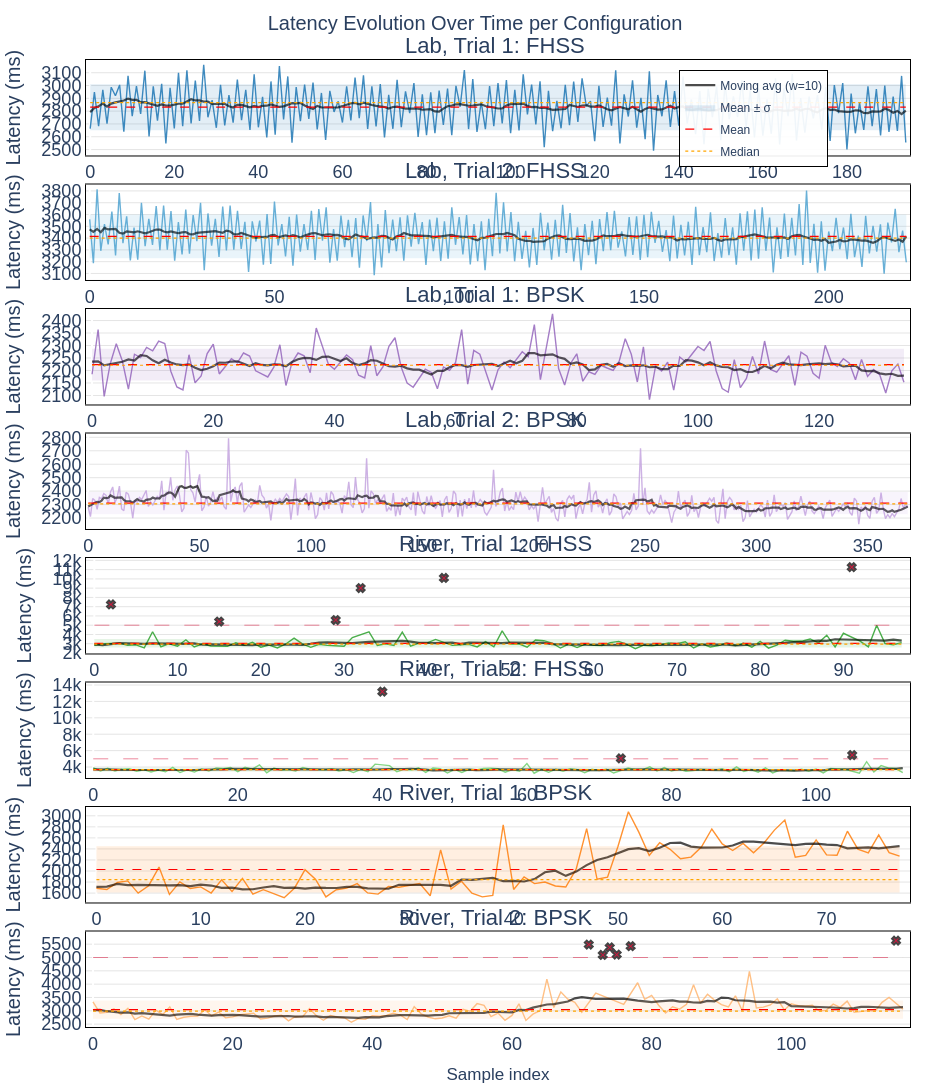

Notebook cell for this chart:
### Code cell
import math
import pandas as pd
from plotly.subplots import make_subplots
import plotly.graph_objects as go


def nice_dtick(values, target_ticks=6):
    vmin, vmax = min(values), max(values)
    span = vmax - vmin if vmax > vmin else 1
    raw  = span / target_ticks
    mag  = 10 ** math.floor(math.log10(raw))
    norm = raw / mag
    if   norm < 1.5: nice = 1
    elif norm < 3:   nice = 2
    elif norm < 7:   nice = 5
    else:            nice = 10
    return nice * mag


fig = make_subplots(
    rows=len(labels), cols=1,
    shared_xaxes=False,
    subplot_titles=[l.replace("\n", " ") for l in labels],
    vertical_spacing=0.03,
)

for i, l in enumerate(labels, start=1):
    m = metrics[l]

    # ── Reconstruct full x-axis (original packet indices) ────────────────────
    full_len      = m["lat_full_len"]
    full_x        = np.arange(full_len)

    # Cleaned latency placed at their original positions
    outlier_idx   = set(m["outlier_indices"])
    clean_indices = [j for j in range(full_len) if j not in outlier_idx]
    lat_clean     = m["latency_vals"]                   # already cleaned array

    # Outlier positions and values
    out_x         = m["outlier_indices"]
    out_y         = m["outlier_latency_vals_ms"]

    # Moving average on cleaned values only (indexed at clean positions)
    window      = 10
    moving_avg  = (
        pd.Series(lat_clean)
        .rolling(window=window, center=True, min_periods=1)
        .mean()
        .values
    )

    upper = np.full(len(clean_indices), m["lat_mean"] + m["lat_std"])
    lower = np.full(len(clean_indices), m["lat_mean"] - m["lat_std"])

    cx = np.array(clean_indices)

    # ── Raw latency (cleaned) ─────────────────────────────────────────────────
    fig.add_trace(go.Scatter(
        x=cx, y=lat_clean,
        mode="lines",
        line=dict(color=COLORS[i - 1], width=1.4),
        opacity=0.85,
        name=l.replace("\n", " "),
        showlegend=False,
    ), row=i, col=1)

    # ── Moving average ────────────────────────────────────────────────────────
    fig.add_trace(go.Scatter(
        x=cx, y=moving_avg,
        mode="lines",
        line=dict(color="black", width=2.2),
        opacity=0.7,
        name="Moving avg (w=10)" if i == 1 else None,
        showlegend=(i == 1),
        legendgroup="mavg",
    ), row=i, col=1)

    # ── Mean ± σ band ─────────────────────────────────────────────────────────
    fig.add_trace(go.Scatter(
        x=np.concatenate([cx, cx[::-1]]),
        y=np.concatenate([upper, lower[::-1]]),
        fill="toself",
        fillcolor=(
            f"rgba("
            f"{int(COLORS[i-1][1:3], 16)},"
            f"{int(COLORS[i-1][3:5], 16)},"
            f"{int(COLORS[i-1][5:7], 16)},"
            f"0.12)"
        ),
        line=dict(color="rgba(0,0,0,0)"),
        name="Mean ± σ" if i == 1 else None,
        showlegend=(i == 1),
        legendgroup="std",
    ), row=i, col=1)

    # ── Mean line ─────────────────────────────────────────────────────────────
    fig.add_trace(go.Scatter(
        x=[0, full_len - 1],
        y=[m["lat_mean"], m["lat_mean"]],
        mode="lines",
        line=dict(color="red", dash="dash", width=1.2),
        name="Mean" if i == 1 else None,
        showlegend=(i == 1),
        legendgroup="mean",
    ), row=i, col=1)

    # ── Median line ───────────────────────────────────────────────────────────
    fig.add_trace(go.Scatter(
        x=[0, full_len - 1],
        y=[m["lat_median"], m["lat_median"]],
        mode="lines",
        line=dict(color="orange", dash="dot", width=1.2),
        name="Median" if i == 1 else None,
        showlegend=(i == 1),
        legendgroup="median",
    ), row=i, col=1)

    # ── Outlier threshold line ────────────────────────────────────────────────
    if len(out_x) > 0:
        fig.add_trace(go.Scatter(
            x=[0, full_len - 1],
            y=[LATENCY_OUTLIER_MS, LATENCY_OUTLIER_MS],
            mode="lines",
            line=dict(color="crimson", dash="longdash", width=1.0),
            opacity=0.5,
            name=f"Outlier threshold ({LATENCY_OUTLIER_MS//1000} s)" if i == 1 else None,
            showlegend=(i == 1),
            legendgroup="thresh",
        ), row=i, col=1)

        # ── Outlier markers (X) ───────────────────────────────────────────────
        fig.add_trace(go.Scatter(
            x=out_x,
            y=out_y,
            mode="markers",
            marker=dict(
                symbol="x",
                size=7,
                color="crimson",
                line=dict(width=2),
            ),
            name=f"Outliers (>{LATENCY_OUTLIER_MS//1000} s)" if i == 1 else None,
            showlegend=(i == 1),
            legendgroup="outliers",
            hovertemplate="Sample %{x}<br>Latency: %{y:.0f} ms<extra></extra>",
        ), row=i, col=1)

    # ── Axes ──────────────────────────────────────────────────────────────────
    fig.update_yaxes(
        title_text="Latency (ms)",
        title_font=dict(size=20),
        gridcolor="#e5e5e5",
        linecolor="black",
        mirror=True,
        dtick=nice_dtick(
            np.concatenate([lat_clean, out_y]) if len(out_y) > 0 else lat_clean
        ),
        tickfont=dict(size=18),
        row=i, col=1,
    )
    fig.update_xaxes(
        title_text="Sample index" if i == len(labels) else None,
        showgrid=False,
        linecolor="black",
        mirror=True,
        tickfont=dict(size=18),
        range=[-1, full_len],
        row=i, col=1,
    )

# ── Global layout ─────────────────────────────────────────────────────────────
fig.update_layout(
    title=dict(
        text="Latency Evolution Over Time per Configuration",
        font=dict(size=20),
        x=0.5, xanchor="center",
    ),
    height=300 * len(labels),
    width=950,
    plot_bgcolor="white",
    paper_bgcolor="white",
    font=dict(family="Arial, sans-serif", size=14),
    margin=dict(l=70, r=40, t=60, b=60),
    legend=dict(
        x=0.72, y=0.99,
        bgcolor="rgba(255,255,255,0.92)",
        bordercolor="black",
        borderwidth=1,
        font=dict(size=12),
        tracegroupgap=3,
    ),
)

fig.update_annotations(font=dict(size=22))

save_fig(fig, "latency_time")
fig.show()

### Figure 1 — Plotly figure (JSON) as saved in the notebook; plotly's stock layout.template omitted (floating-point values rounded to 4 significant figures; data arrays with more than 128 entries replaced by an {"elided": "..."} marker saying what was removed)
{"data": [{"line": {"color": "#1f77b4", "width": 1.4}, "mode": "lines", "name": "Lab, Trial 1: FHSS ", "opacity": 0.85, "showlegend": false, "type": "scatter", "x": {"elided": "195 int values"}, "xaxis": "x", "y": {"elided": "195 float values"}, "yaxis": "y"}, {"legendgroup": "mavg", "line": {"color": "black", "width": 2.2}, "mode": "lines", "name": "Moving avg (w=10)", "opacity": 0.7, "showlegend": true, "type": "scatter", "x": {"elided": "195 int values"}, "xaxis": "x", "y": {"elided": "195 float values"}, "yaxis": "y"}, {"fill": "toself", "fillcolor": "rgba(31,119,180,0.12)", "legendgroup": "std", "line": {"color": "rgba(0,0,0,0)"}, "name": "Mean ± σ", "showlegend": true, "type": "scatter", "x": {"elided": "390 int values"}, "xaxis": "x", "y": {"elided": "390 float values"}, "yaxis": "y"}, {"legendgroup": "mean", "line": {"color": "red", "dash": "dash", "width": 1.2}, "mode": "lines", "name": "Mean", "showlegend": true, "type": "scatter", "x": [0, 194], "xaxis": "x", "y": [2831.0, 2831.0], "yaxis": "y"}, {"legendgroup": "median", "line": {"color": "orange", "dash": "dot", "width": 1.2}, "mode": "lines", "name": "Median", "showlegend": true, "type": "scatter", "x": [0, 194], "xaxis": "x", "y": [2867, 2867], "yaxis": "y"}, {"line": {"color": "#4fa3d1", "width": 1.4}, "mode": "lines", "name": "Lab, Trial 2: FHSS ", "opacity": 0.85, "showlegend": false, "type": "scatter", "x": {"elided": "222 int values"}, "xaxis": "x2", "y": {"elided": "222 float values"}, "yaxis": "y2"}, {"legendgroup": "mavg", "line": {"color": "black", "width": 2.2}, "mode": "lines", "opacity": 0.7, "showlegend": false, "type": "scatter", "x": {"elided": "222 int values"}, "xaxis": "x2", "y": {"elided": "222 float values"}, "yaxis": "y2"}, {"fill": "toself", "fillcolor": "rgba(79,163,209,0.12)", "legendgroup": "std", "line": {"color": "rgba(0,0,0,0)"}, "showlegend": false, "type": "scatter", "x": {"elided": "444 int values"}, "xaxis": "x2", "y": {"elided": "444 float values"}, "yaxis": "y2"}, {"legendgroup": "mean", "line": {"color": "red", "dash": "dash", "width": 1.2}, "mode": "lines", "showlegend": false, "type": "scatter", "x": [0, 221], "xaxis": "x2", "y": [3414.0, 3414.0], "yaxis": "y2"}, {"legendgroup": "median", "line": {"color": "orange", "dash": "dot", "width": 1.2}, "mode": "lines", "showlegend": false, "type": "scatter", "x": [0, 221], "xaxis": "x2", "y": [3400, 3400], "yaxis": "y2"}, {"line": {"color": "#9467bd", "width": 1.4}, "mode": "lines", "name": "Lab, Trial 1: BPSK ", "opacity": 0.85, "showlegend": false, "type": "scatter", "x": {"elided": "135 int values"}, "xaxis": "x3", "y": {"elided": "135 float values"}, "yaxis": "y3"}, {"legendgroup": "mavg", "line": {"color": "black", "width": 2.2}, "mode": "lines", "opacity": 0.7, "showlegend": false, "type": "scatter", "x": {"elided": "135 int values"}, "xaxis": "x3", "y": {"elided": "135 float values"}, "yaxis": "y3"}, {"fill": "toself", "fillcolor": "rgba(148,103,189,0.12)", "legendgroup": "std", "line": {"color": "rgba(0,0,0,0)"}, "showlegend": false, "type": "scatter", "x": {"elided": "270 int values"}, "xaxis": "x3", "y": {"elided": "270 float values"}, "yaxis": "y3"}, {"legendgroup": "mean", "line": {"color": "red", "dash": "dash", "width": 1.2}, "mode": "lines", "showlegend": false, "type": "scatter", "x": [0, 134], "xaxis": "x3", "y": [2224.0, 2224.0], "yaxis": "y3"}, {"legendgroup": "median", "line": {"color": "orange", "dash": "dot", "width": 1.2}, "mode": "lines", "showlegend": false, "type": "scatter", "x": [0, 134], "xaxis": "x3", "y": [2221, 2221], "yaxis": "y3"}, {"line": {"color": "#c5a5e0", "width": 1.4}, "mode": "lines", "name": "Lab, Trial 2: BPSK ", "opacity": 0.85, "showlegend": false, "type": "scatter", "x": {"elided": "369 int values"}, "xaxis": "x4", "y": {"elided": "369 float values"}, "yaxis": "y4"}, {"legendgroup": "mavg", "line": {"color": "black", "width": 2.2}, "mode": "lines", "opacity": 0.7, "showlegend": false, "type": "scatter", "x": {"elided": "369 int values"}, "xaxis": "x4", "y": {"elided": "369 float values"}, "yaxis": "y4"}, {"fill": "toself", "fillcolor": "rgba(197,165,224,0.12)", "legendgroup": "std", "line": {"color": "rgba(0,0,0,0)"}, "showlegend": false, "type": "scatter", "x": {"elided": "738 int values"}, "xaxis": "x4", "y": {"elided": "738 float values"}, "yaxis": "y4"}, {"legendgroup": "mean", "line": {"color": "red", "dash": "dash", "width": 1.2}, "mode": "lines", "showlegend": false, "type": "scatter", "x": [0, 368], "xaxis": "x4", "y": [2311.0, 2311.0], "yaxis": "y4"}, {"legendgroup": "median", "line": {"color": "orange", "dash": "dot", "width": 1.2}, "mode": "lines", "showlegend": false, "type": "scatter", "x": [0, 368], "xaxis": "x4", "y": [2305, 2305], "yaxis": "y4"}, {"line": {"color": "#2ca02c", "width": 1.4}, "mode": "lines", "name": "River, Trial 1: FHSS ", "opacity": 0.85, "showlegend": false, "type": "scatter", "x": [0, 1, 3, 4, 5, 6, 7, 8, 9, 10, 11, 12, 13, 14, 16, 17, 18, 19, 20, 21, 22, 23, 24, 25, 26, 27, 28, 30, 31, 33, 34, 35, 36, 37, 38, 39, 40, 41, 43, 44, 45, 46, 47, 48, 49, 50, 51, 52, 53, 54, 55, 56, 57, 58, 59, 60, 61, 62, 63, 64, 65, 66, 67, 68, 69, 70, 71, 72, 73, 74, 75, 76, 77, 78, 79, 80, 81, 82, 83, 84, 85, 86, 87, 88, 89, 90, 92, 93, 94, 95, 96, 97], "xaxis": "x5", "y": [2819.0, 3001.0, 3063.0, 2843.0, 2877.0, 2560.0, 4292.0, 2672.0, 3003.0, 2743.0, 3426.0, 2657.0, 2987.0, 2762.0, 2718.0, 3096.0, 2824.0, 3153.0, 2633.0, 2863.0, 2543.0, 2975.0, 3606.0, 2986.0, 2614.0, 2946.0, 2824.0, 2738.0, 3670.0, 4282.0, 2810.0, 2991.0, 2823.0, 4254.0, 2731.0, 3060.0, 3088.0, 3465.0, 2821.0, 2900.0, 2926.0, 2655.0, 3233.0, 2662.0, 4390.0, 2966.0, 2995.0, 2621.0, 3400.0, 3328.0, 3055.0, 2533.0, 2961.0, 2589.0, 2967.0, 2822.0, 2799.0, 3127.0, 3255.0, 2934.0, 2462.0, 2840.0, 2769.0, 2897.0, 3075.0, 3004.0, 3217.0, 2545.0, 2975.0, 2651.0, 2809.0, 3087.0, 2815.0, 3041.0, 2620.0, 3249.0, 2526.0, 2855.0, 3382.0, 3261.0, 3289.0, 3516.0, 3094.0, 3923.0, 2651.0, 4129.0, 3288.0, 2664.0, 4994.0, 3020.0, 2898.0, 3126.0], "yaxis": "y5"}, {"legendgroup": "mavg", "line": {"color": "black", "width": 2.2}, "mode": "lines", "opacity": 0.7, "showlegend": false, "type": "scatter", "x": [0, 1, 3, 4, 5, 6, 7, 8, 9, 10, 11, 12, 13, 14, 16, 17, 18, 19, 20, 21, 22, 23, 24, 25, 26, 27, 28, 30, 31, 33, 34, 35, 36, 37, 38, 39, 40, 41, 43, 44, 45, 46, 47, 48, 49, 50, 51, 52, 53, 54, 55, 56, 57, 58, 59, 60, 61, 62, 63, 64, 65, 66, 67, 68, 69, 70, 71, 72, 73, 74, 75, 76, 77, 78, 79, 80, 81, 82, 83, 84, 85, 86, 87, 88, 89, 90, 92, 93, 94, 95, 96, 97], "xaxis": "x5", "y": [2921.0, 2860.0, 3065.0, 3016.0, 3014.0, 2987.0, 3048.0, 3014.0, 3006.0, 2998.0, 2982.0, 3036.0, 2889.0, 2937.0, 2900.0, 2912.0, 2824.0, 2855.0, 2917.0, 2940.0, 2929.0, 2914.0, 2914.0, 2873.0, 2976.0, 3118.0, 3145.0, 3147.0, 3068.0, 3195.0, 3207.0, 3218.0, 3245.0, 3317.0, 3232.0, 3094.0, 3106.0, 3072.0, 3113.0, 2954.0, 3120.0, 3111.0, 3101.0, 3017.0, 3075.0, 3118.0, 3130.0, 3118.0, 3091.0, 3084.0, 2942.0, 2927.0, 2908.0, 2958.0, 2944.0, 2904.0, 2845.0, 2876.0, 2856.0, 2887.0, 2898.0, 2916.0, 2958.0, 2900.0, 2872.0, 2844.0, 2878.0, 2903.0, 2908.0, 2922.0, 2876.0, 2901.0, 2832.0, 2863.0, 2904.0, 2964.0, 3012.0, 3055.0, 3083.0, 3172.0, 3175.0, 3263.0, 3339.0, 3320.0, 3481.0, 3457.0, 3418.0, 3379.0, 3410.0, 3346.0, 3446.0, 3332.0], "yaxis": "y5"}, {"fill": "toself", "fillcolor": "rgba(44,160,44,0.12)", "legendgroup": "std", "line": {"color": "rgba(0,0,0,0)"}, "showlegend": false, "type": "scatter", "x": {"elided": "184 int values"}, "xaxis": "x5", "y": {"elided": "184 float values"}, "yaxis": "y5"}, {"legendgroup": "mean", "line": {"color": "red", "dash": "dash", "width": 1.2}, "mode": "lines", "showlegend": false, "type": "scatter", "x": [0, 97], "xaxis": "x5", "y": [3044.0, 3044.0], "yaxis": "y5"}, {"legendgroup": "median", "line": {"color": "orange", "dash": "dot", "width": 1.2}, "mode": "lines", "showlegend": false, "type": "scatter", "x": [0, 97], "xaxis": "x5", "y": [2964.0, 2964.0], "yaxis": "y5"}, {"legendgroup": "thresh", "line": {"color": "crimson", "dash": "longdash", "width": 1}, "mode": "lines", "opacity": 0.5, "showlegend": false, "type": "scatter", "x": [0, 97], "xaxis": "x5", "y": [5000, 5000], "yaxis": "y5"}, {"hovertemplate": "Sample %{x}<br>Latency: %{y:.0f} ms<extra></extra>", "legendgroup": "outliers", "marker": {"color": "crimson", "line": {"width": 2}, "size": 7, "symbol": "x"}, "mode": "markers", "showlegend": false, "type": "scatter", "x": [2, 15, 29, 32, 42, 91], "xaxis": "x5", "y": [7236, 5393, 5560, 9006, 10100, 11267], "yaxis": "y5"}, {"line": {"color": "#6fcf6f", "width": 1.4}, "mode": "lines", "name": "River, Trial 2: FHSS ", "opacity": 0.85, "showlegend": false, "type": "scatter", "x": [0, 1, 2, 3, 4, 5, 6, 7, 8, 9, 10, 11, 12, 13, 14, 15, 16, 17, 18, 19, 20, 21, 22, 23, 24, 25, 26, 27, 28, 29, 30, 31, 32, 33, 34, 35, 36, 37, 38, 39, 41, 42, 43, 44, 45, 46, 47, 48, 49, 50, 51, 52, 53, 54, 55, 56, 57, 58, 59, 60, 61, 62, 63, 64, 65, 66, 67, 68, 69, 70, 71, 72, 74, 75, 76, 77, 78, 79, 80, 81, 82, 83, 84, 85, 86, 87, 88, 89, 90, 91, 92, 93, 94, 95, 96, 97, 98, 99, 100, 101, 102, 103, 104, 106, 107, 108, 109, 110, 111, 112], "xaxis": "x6", "y": [3926.0, 3507.0, 3838.0, 3519.0, 3749.0, 3781.0, 3493.0, 3674.0, 3405.0, 3635.0, 3415.0, 3948.0, 3328.0, 3659.0, 3388.0, 3771.0, 3502.0, 3885.0, 3814.0, 3947.0, 3428.0, 3959.0, 3739.0, 4273.0, 3302.0, 3882.0, 3613.0, 3694.0, 3524.0, 3957.0, 3737.0, 3670.0, 3651.0, 3781.0, 3513.0, 3694.0, 3324.0, 3708.0, 3438.0, 4348.0, 4166.0, 3424.0, 3704.0, 3634.0, 3917.0, 3347.0, 3879.0, 3791.0, 3270.0, 3703.0, 3333.0, 3715.0, 3645.0, 3825.0, 3856.0, 3789.0, 3367.0, 3701.0, 3482.0, 4414.0, 3244.0, 3727.0, 3357.0, 3738.0, 3470.0, 3801.0, 3682.0, 3294.0, 3726.0, 3557.0, 3737.0, 3268.0, 3883.0, 3714.0, 3694.0, 4027.0, 3507.0, 3940.0, 3519.0, 3751.0, 3484.0, 3564.0, 3696.0, 3677.0, 3617.0, 3804.0, 3441.0, 4021.0, 3458.0, 3692.0, 3369.0, 3900.0, 3279.0, 3613.0, 3627.0, 3560.0, 3745.0, 3477.0, 3757.0, 3287.0, 3816.0, 3795.0, 3723.0, 3261.0, 4651.0, 3389.0, 4168.0, 3897.0, 3828.0, 3306.0], "yaxis": "y6"}, {"legendgroup": "mavg", "line": {"color": "black", "width": 2.2}, "mode": "lines", "opacity": 0.7, "showlegend": false, "type": "scatter", "x": [0, 1, 2, 3, 4, 5, 6, 7, 8, 9, 10, 11, 12, 13, 14, 15, 16, 17, 18, 19, 20, 21, 22, 23, 24, 25, 26, 27, 28, 29, 30, 31, 32, 33, 34, 35, 36, 37, 38, 39, 41, 42, 43, 44, 45, 46, 47, 48, 49, 50, 51, 52, 53, 54, 55, 56, 57, 58, 59, 60, 61, 62, 63, 64, 65, 66, 67, 68, 69, 70, 71, 72, 74, 75, 76, 77, 78, 79, 80, 81, 82, 83, 84, 85, 86, 87, 88, 89, 90, 91, 92, 93, 94, 95, 96, 97, 98, 99, 100, 101, 102, 103, 104, 106, 107, 108, 109, 110, 111, 112], "xaxis": "x6", "y": [3708.0, 3720.0, 3688.0, 3686.0, 3655.0, 3653.0, 3602.0, 3646.0, 3595.0, 3609.0, 3573.0, 3572.0, 3572.0, 3594.0, 3634.0, 3666.0, 3667.0, 3668.0, 3709.0, 3771.0, 3762.0, 3773.0, 3784.0, 3765.0, 3736.0, 3737.0, 3768.0, 3739.0, 3730.0, 3681.0, 3702.0, 3683.0, 3654.0, 3656.0, 3647.0, 3686.0, 3729.0, 3705.0, 3710.0, 3695.0, 3736.0, 3701.0, 3756.0, 3765.0, 3748.0, 3684.0, 3600.0, 3629.0, 3623.0, 3642.0, 3636.0, 3681.0, 3629.0, 3620.0, 3642.0, 3713.0, 3704.0, 3705.0, 3676.0, 3668.0, 3629.0, 3630.0, 3662.0, 3621.0, 3645.0, 3560.0, 3609.0, 3563.0, 3616.0, 3613.0, 3636.0, 3658.0, 3641.0, 3705.0, 3685.0, 3704.0, 3679.0, 3708.0, 3690.0, 3686.0, 3678.0, 3656.0, 3649.0, 3657.0, 3651.0, 3645.0, 3634.0, 3668.0, 3626.0, 3619.0, 3620.0, 3596.0, 3626.0, 3572.0, 3602.0, 3561.0, 3606.0, 3596.0, 3640.0, 3605.0, 3707.0, 3690.0, 3732.0, 3774.0, 3782.0, 3783.0, 3780.0, 3778.0, 3786.0, 3873.0], "yaxis": "y6"}, {"fill": "toself", "fillcolor": "rgba(111,207,111,0.12)", "legendgroup": "std", "line": {"color": "rgba(0,0,0,0)"}, "showlegend": false, "type": "scatter", "x": {"elided": "220 int values"}, "xaxis": "x6", "y": {"elided": "220 float values"}, "yaxis": "y6"}, {"legendgroup": "mean", "line": {"color": "red", "dash": "dash", "width": 1.2}, "mode": "lines", "showlegend": false, "type": "scatter", "x": [0, 112], "xaxis": "x6", "y": [3672.0, 3672.0], "yaxis": "y6"}, {"legendgroup": "median", "line": {"color": "orange", "dash": "dot", "width": 1.2}, "mode": "lines", "showlegend": false, "type": "scatter", "x": [0, 112], "xaxis": "x6", "y": [3694, 3694], "yaxis": "y6"}, {"legendgroup": "thresh", "line": {"color": "crimson", "dash": "longdash", "width": 1}, "mode": "lines", "opacity": 0.5, "showlegend": false, "type": "scatter", "x": [0, 112], "xaxis": "x6", "y": [5000, 5000], "yaxis": "y6"}, {"hovertemplate": "Sample %{x}<br>Latency: %{y:.0f} ms<extra></extra>", "legendgroup": "outliers", "marker": {"color": "crimson", "line": {"width": 2}, "size": 7, "symbol": "x"}, "mode": "markers", "showlegend": false, "type": "scatter", "x": [40, 73, 105], "xaxis": "x6", "y": [13190, 5052, 5455], "yaxis": "y6"}, {"line": {"color": "#ff7f0e", "width": 1.4}, "mode": "lines", "name": "River, Trial 1: BPSK ", "opacity": 0.85, "showlegend": false, "type": "scatter", "x": [0, 1, 2, 3, 4, 5, 6, 7, 8, 9, 10, 11, 12, 13, 14, 15, 16, 17, 18, 19, 20, 21, 22, 23, 24, 25, 26, 27, 28, 29, 30, 31, 32, 33, 34, 35, 36, 37, 38, 39, 40, 41, 42, 43, 44, 45, 46, 47, 48, 49, 50, 51, 52, 53, 54, 55, 56, 57, 58, 59, 60, 61, 62, 63, 64, 65, 66, 67, 68, 69, 70, 71, 72, 73, 74, 75, 76, 77], "xaxis": "x7", "y": [1687.0, 1665.0, 1793.0, 1821.0, 1600.0, 1731.0, 2071.0, 1576.0, 1804.0, 1682.0, 1712.0, 1601.0, 1841.0, 1629.0, 1867.0, 1583.0, 1662.0, 1591.0, 1516.0, 1693.0, 2024.0, 1852.0, 1531.0, 1660.0, 1691.0, 1771.0, 1603.0, 1582.0, 1718.0, 1706.0, 1734.0, 1773.0, 1551.0, 2384.0, 1674.0, 1815.0, 1600.0, 1532.0, 1559.0, 2838.0, 1666.0, 1895.0, 1772.0, 1801.0, 1729.0, 1709.0, 2037.0, 2769.0, 1850.0, 1889.0, 2444.0, 3073.0, 2705.0, 2282.0, 2512.0, 2393.0, 2222.0, 2252.0, 2433.0, 2761.0, 2491.0, 2372.0, 2501.0, 2330.0, 2509.0, 2741.0, 2923.0, 2252.0, 2283.0, 2563.0, 2293.0, 2285.0, 2721.0, 2397.0, 2327.0, 2655.0, 2333.0, 2271.0], "yaxis": "y7"}, {"legendgroup": "mavg", "line": {"color": "black", "width": 2.2}, "mode": "lines", "opacity": 0.7, "showlegend": false, "type": "scatter", "x": [0, 1, 2, 3, 4, 5, 6, 7, 8, 9, 10, 11, 12, 13, 14, 15, 16, 17, 18, 19, 20, 21, 22, 23, 24, 25, 26, 27, 28, 29, 30, 31, 32, 33, 34, 35, 36, 37, 38, 39, 40, 41, 42, 43, 44, 45, 46, 47, 48, 49, 50, 51, 52, 53, 54, 55, 56, 57, 58, 59, 60, 61, 62, 63, 64, 65, 66, 67, 68, 69, 70, 71, 72, 73, 74, 75, 76, 77], "xaxis": "x7", "y": [1713.0, 1716.0, 1767.0, 1743.0, 1750.0, 1743.0, 1746.0, 1739.0, 1744.0, 1725.0, 1751.0, 1737.0, 1696.0, 1697.0, 1668.0, 1670.0, 1701.0, 1726.0, 1695.0, 1698.0, 1680.0, 1699.0, 1693.0, 1692.0, 1712.0, 1714.0, 1685.0, 1677.0, 1679.0, 1751.0, 1750.0, 1754.0, 1754.0, 1749.0, 1733.0, 1846.0, 1839.0, 1851.0, 1874.0, 1815.0, 1821.0, 1810.0, 1854.0, 1978.0, 2007.0, 1912.0, 1990.0, 2107.0, 2201.0, 2249.0, 2327.0, 2395.0, 2414.0, 2362.0, 2420.0, 2508.0, 2512.0, 2442.0, 2422.0, 2427.0, 2426.0, 2461.0, 2531.0, 2531.0, 2516.0, 2496.0, 2477.0, 2468.0, 2490.0, 2497.0, 2478.0, 2470.0, 2411.0, 2413.0, 2427.0, 2410.0, 2427.0, 2451.0], "yaxis": "y7"}, {"fill": "toself", "fillcolor": "rgba(255,127,14,0.12)", "legendgroup": "std", "line": {"color": "rgba(0,0,0,0)"}, "showlegend": false, "type": "scatter", "x": {"elided": "156 int values"}, "xaxis": "x7", "y": {"elided": "156 float values"}, "yaxis": "y7"}, {"legendgroup": "mean", "line": {"color": "red", "dash": "dash", "width": 1.2}, "mode": "lines", "showlegend": false, "type": "scatter", "x": [0, 77], "xaxis": "x7", "y": [2028.0, 2028.0], "yaxis": "y7"}, {"legendgroup": "median", "line": {"color": "orange", "dash": "dot", "width": 1.2}, "mode": "lines", "showlegend": false, "type": "scatter", "x": [0, 77], "xaxis": "x7", "y": [1846.0, 1846.0], "yaxis": "y7"}, {"line": {"color": "#ffb570", "width": 1.4}, "mode": "lines", "name": "River, Trial 2: BPSK ", "opacity": 0.85, "showlegend": false, "type": "scatter", "x": [0, 1, 2, 3, 4, 5, 6, 7, 8, 9, 10, 11, 12, 13, 14, 15, 16, 17, 18, 19, 20, 21, 22, 23, 24, 25, 26, 27, 28, 29, 30, 31, 32, 33, 34, 35, 36, 37, 38, 39, 40, 41, 42, 43, 44, 45, 46, 47, 48, 49, 50, 51, 52, 53, 54, 55, 56, 57, 58, 59, 60, 61, 62, 63, 64, 65, 66, 67, 68, 69, 70, 72, 76, 78, 79, 80, 81, 82, 83, 84, 85, 86, 87, 88, 89, 90, 91, 92, 93, 94, 95, 96, 97, 98, 99, 100, 101, 102, 103, 104, 105, 106, 107, 108, 109, 110, 111, 112, 113, 114, 116], "xaxis": "x8", "y": [3335.0, 2916.0, 2947.0, 3077.0, 2858.0, 3090.0, 2672.0, 2807.0, 2689.0, 3024.0, 2859.0, 3144.0, 2674.0, 2760.0, 2793.0, 2806.0, 3037.0, 2818.0, 2951.0, 2736.0, 2772.0, 2852.0, 2880.0, 2912.0, 2693.0, 2724.0, 2806.0, 2839.0, 2625.0, 2789.0, 2770.0, 3083.0, 2814.0, 2645.0, 2827.0, 2760.0, 2740.0, 2572.0, 2703.0, 2685.0, 2816.0, 2797.0, 2828.0, 2909.0, 2842.0, 2672.0, 3155.0, 2887.0, 2769.0, 2700.0, 2731.0, 2813.0, 2727.0, 3056.0, 2989.0, 3269.0, 3202.0, 2783.0, 2915.0, 2645.0, 2828.0, 3260.0, 2640.0, 2873.0, 3003.0, 4189.0, 3122.0, 3706.0, 3437.0, 3319.0, 2949.0, 3663.0, 3238.0, 4053.0, 3433.0, 3577.0, 3208.0, 2919.0, 3150.0, 3064.0, 3245.0, 3979.0, 3289.0, 3622.0, 3403.0, 3235.0, 3148.0, 3562.0, 2991.0, 4476.0, 3106.0, 3137.0, 3220.0, 3450.0, 3032.0, 3264.0, 3193.0, 3177.0, 3207.0, 2991.0, 3022.0, 3250.0, 3131.0, 3363.0, 2943.0, 2975.0, 3006.0, 2986.0, 3319.0, 3500.0, 3062.0], "yaxis": "y8"}, {"legendgroup": "mavg", "line": {"color": "black", "width": 2.2}, "mode": "lines", "opacity": 0.7, "showlegend": false, "type": "scatter", "x": [0, 1, 2, 3, 4, 5, 6, 7, 8, 9, 10, 11, 12, 13, 14, 15, 16, 17, 18, 19, 20, 21, 22, 23, 24, 25, 26, 27, 28, 29, 30, 31, 32, 33, 34, 35, 36, 37, 38, 39, 40, 41, 42, 43, 44, 45, 46, 47, 48, 49, 50, 51, 52, 53, 54, 55, 56, 57, 58, 59, 60, 61, 62, 63, 64, 65, 66, 67, 68, 69, 70, 72, 76, 78, 79, 80, 81, 82, 83, 84, 85, 86, 87, 88, 89, 90, 91, 92, 93, 94, 95, 96, 97, 98, 99, 100, 101, 102, 103, 104, 105, 106, 107, 108, 109, 110, 111, 112, 113, 114, 116], "xaxis": "x8", "y": [3027.0, 3037.0, 2985.0, 2963.0, 2932.0, 2942.0, 2894.0, 2917.0, 2889.0, 2858.0, 2851.0, 2823.0, 2859.0, 2860.0, 2887.0, 2858.0, 2849.0, 2820.0, 2840.0, 2856.0, 2846.0, 2838.0, 2814.0, 2816.0, 2784.0, 2789.0, 2789.0, 2812.0, 2806.0, 2779.0, 2792.0, 2796.0, 2789.0, 2762.0, 2770.0, 2760.0, 2764.0, 2736.0, 2737.0, 2764.0, 2765.0, 2756.0, 2798.0, 2829.0, 2836.0, 2838.0, 2829.0, 2831.0, 2820.0, 2835.0, 2850.0, 2910.0, 2914.0, 2904.0, 2918.0, 2913.0, 2923.0, 2967.0, 2959.0, 2940.0, 2942.0, 3034.0, 3026.0, 3118.0, 3170.0, 3238.0, 3250.0, 3290.0, 3350.0, 3468.0, 3511.0, 3450.0, 3458.0, 3380.0, 3351.0, 3325.0, 3355.0, 3387.0, 3392.0, 3349.0, 3346.0, 3311.0, 3305.0, 3370.0, 3354.0, 3495.0, 3481.0, 3397.0, 3390.0, 3373.0, 3336.0, 3339.0, 3343.0, 3305.0, 3326.0, 3178.0, 3169.0, 3181.0, 3172.0, 3163.0, 3154.0, 3125.0, 3106.0, 3087.0, 3099.0, 3150.0, 3154.0, 3143.0, 3144.0, 3113.0, 3141.0], "yaxis": "y8"}, {"fill": "toself", "fillcolor": "rgba(255,181,112,0.12)", "legendgroup": "std", "line": {"color": "rgba(0,0,0,0)"}, "showlegend": false, "type": "scatter", "x": {"elided": "222 int values"}, "xaxis": "x8", "y": {"elided": "222 float values"}, "yaxis": "y8"}, {"legendgroup": "mean", "line": {"color": "red", "dash": "dash", "width": 1.2}, "mode": "lines", "showlegend": false, "type": "scatter", "x": [0, 116], "xaxis": "x8", "y": [3044.0, 3044.0], "yaxis": "y8"}, {"legendgroup": "median", "line": {"color": "orange", "dash": "dot", "width": 1.2}, "mode": "lines", "showlegend": false, "type": "scatter", "x": [0, 116], "xaxis": "x8", "y": [2986, 2986], "yaxis": "y8"}, {"legendgroup": "thresh", "line": {"color": "crimson", "dash": "longdash", "width": 1}, "mode": "lines", "opacity": 0.5, "showlegend": false, "type": "scatter", "x": [0, 116], "xaxis": "x8", "y": [5000, 5000], "yaxis": "y8"}, {"hovertemplate": "Sample %{x}<br>Latency: %{y:.0f} ms<extra></extra>", "legendgroup": "outliers", "marker": {"color": "crimson", "line": {"width": 2}, "size": 7, "symbol": "x"}, "mode": "markers", "showlegend": false, "type": "scatter", "x": [71, 73, 74, 75, 77, 115], "xaxis": "x8", "y": [5484, 5096, 5378, 5109, 5423, 5632], "yaxis": "y8"}], "layout": {"annotations": [{"font": {"size": 22}, "showarrow": false, "text": "Lab, Trial 1: FHSS ", "x": 0.5, "xanchor": "center", "xref": "paper", "y": 1, "yanchor": "bottom", "yref": "paper"}, {"font": {"size": 22}, "showarrow": false, "text": "Lab, Trial 2: FHSS ", "x": 0.5, "xanchor": "center", "xref": "paper", "y": 0.8712, "yanchor": "bottom", "yref": "paper"}, {"font": {"size": 22}, "showarrow": false, "text": "Lab, Trial 1: BPSK ", "x": 0.5, "xanchor": "center", "xref": "paper", "y": 0.7425, "yanchor": "bottom", "yref": "paper"}, {"font": {"size": 22}, "showarrow": false, "text": "Lab, Trial 2: BPSK ", "x": 0.5, "xanchor": "center", "xref": "paper", "y": 0.6138, "yanchor": "bottom", "yref": "paper"}, {"font": {"size": 22}, "showarrow": false, "text": "River, Trial 1: FHSS ", "x": 0.5, "xanchor": "center", "xref": "paper", "y": 0.485, "yanchor": "bottom", "yref": "paper"}, {"font": {"size": 22}, "showarrow": false, "text": "River, Trial 2: FHSS ", "x": 0.5, "xanchor": "center", "xref": "paper", "y": 0.3563, "yanchor": "bottom", "yref": "paper"}, {"font": {"size": 22}, "showarrow": false, "text": "River, Trial 1: BPSK ", "x": 0.5, "xanchor": "center", "xref": "paper", "y": 0.2275, "yanchor": "bottom", "yref": "paper"}, {"font": {"size": 22}, "showarrow": false, "text": "River, Trial 2: BPSK ", "x": 0.5, "xanchor": "center", "xref": "paper", "y": 0.09875, "yanchor": "bottom", "yref": "paper"}], "font": {"family": "Arial, sans-serif", "size": 14}, "height": 2400, "legend": {"bgcolor": "rgba(255,255,255,0.92)", "bordercolor": "black", "borderwidth": 1, "font": {"size": 12}, "tracegroupgap": 3, "x": 0.72, "y": 0.99}, "margin": {"b": 60, "l": 70, "r": 40, "t": 60}, "paper_bgcolor": "white", "plot_bgcolor": "white", "title": {"font": {"size": 20}, "text": "Latency Evolution Over Time per Configuration", "x": 0.5, "xanchor": "center"}, "width": 950, "xaxis": {"anchor": "y", "domain": [0, 1], "linecolor": "black", "mirror": true, "range": [-1, 195], "showgrid": false, "tickfont": {"size": 18}}, "xaxis2": {"anchor": "y2", "domain": [0, 1], "linecolor": "black", "mirror": true, "range": [-1, 222], "showgrid": false, "tickfont": {"size": 18}}, "xaxis3": {"anchor": "y3", "domain": [0, 1], "linecolor": "black", "mirror": true, "range": [-1, 135], "showgrid": false, "tickfont": {"size": 18}}, "xaxis4": {"anchor": "y4", "domain": [0, 1], "linecolor": "black", "mirror": true, "range": [-1, 369], "showgrid": false, "tickfont": {"size": 18}}, "xaxis5": {"anchor": "y5", "domain": [0, 1], "linecolor": "black", "mirror": true, "range": [-1, 98], "showgrid": false, "tickfont": {"size": 18}}, "xaxis6": {"anchor": "y6", "domain": [0, 1], "linecolor": "black", "mirror": true, "range": [-1, 113], "showgrid": false, "tickfont": {"size": 18}}, "xaxis7": {"anchor": "y7", "domain": [0, 1], "linecolor": "black", "mirror": true, "range": [-1, 78], "showgrid": false, "tickfont": {"size": 18}}, "xaxis8": {"anchor": "y8", "domain": [0, 1], "linecolor": "black", "mirror": true, "range": [-1, 117], "showgrid": false, "tickfont": {"size": 18}, "title": {"text": "Sample index"}}, "yaxis": {"anchor": "x", "domain": [0.9012, 1], "dtick": 100, "gridcolor": "#e5e5e5", "linecolor": "black", "mirror": true, "tickfont": {"size": 18}, "title": {"font": {"size": 20}, "text": "Latency (ms)"}}, "yaxis2": {"anchor": "x2", "domain": [0.7725, 0.8712], "dtick": 100, "gridcolor": "#e5e5e5", "linecolor": "black", "mirror": true, "tickfont": {"size": 18}, "title": {"font": {"size": 20}, "text": "Latency (ms)"}}, "yaxis3": {"anchor": "x3", "domain": [0.6438, 0.7425], "dtick": 50, "gridcolor": "#e5e5e5", "linecolor": "black", "mirror": true, "tickfont": {"size": 18}, "title": {"font": {"size": 20}, "text": "Latency (ms)"}}, "yaxis4": {"anchor": "x4", "domain": [0.515, 0.6138], "dtick": 100, "gridcolor": "#e5e5e5", "linecolor": "black", "mirror": true, "tickfont": {"size": 18}, "title": {"font": {"size": 20}, "text": "Latency (ms)"}}, "yaxis5": {"anchor": "x5", "domain": [0.3862, 0.485], "dtick": 1000, "gridcolor": "#e5e5e5", "linecolor": "black", "mirror": true, "tickfont": {"size": 18}, "title": {"font": {"size": 20}, "text": "Latency (ms)"}}, "yaxis6": {"anchor": "x6", "domain": [0.2575, 0.3563], "dtick": 2000, "gridcolor": "#e5e5e5", "linecolor": "black", "mirror": true, "tickfont": {"size": 18}, "title": {"font": {"size": 20}, "text": "Latency (ms)"}}, "yaxis7": {"anchor": "x7", "domain": [0.1288, 0.2275], "dtick": 200, "gridcolor": "#e5e5e5", "linecolor": "black", "mirror": true, "tickfont": {"size": 18}, "title": {"font": {"size": 20}, "text": "Latency (ms)"}}, "yaxis8": {"anchor": "x8", "domain": [0, 0.09875], "dtick": 500, "gridcolor": "#e5e5e5", "linecolor": "black", "mirror": true, "tickfont": {"size": 18}, "title": {"font": {"size": 20}, "text": "Latency (ms)"}}}}
